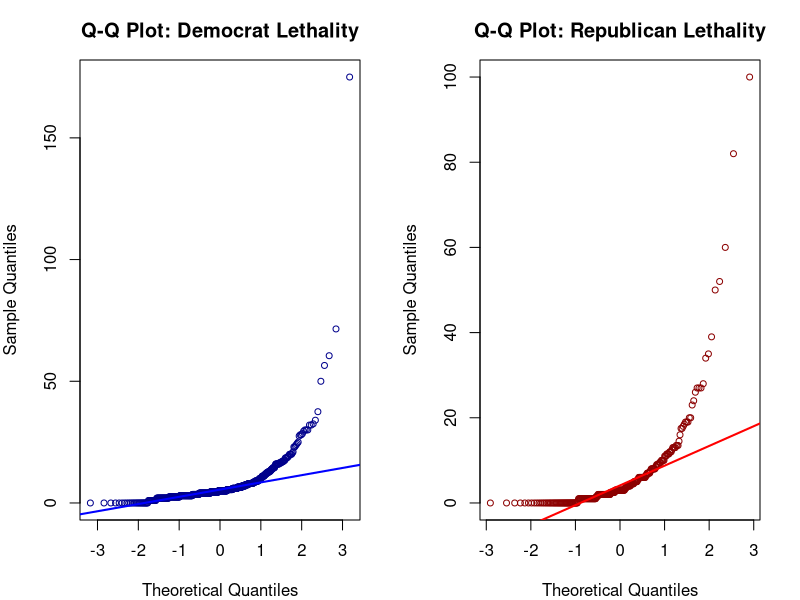
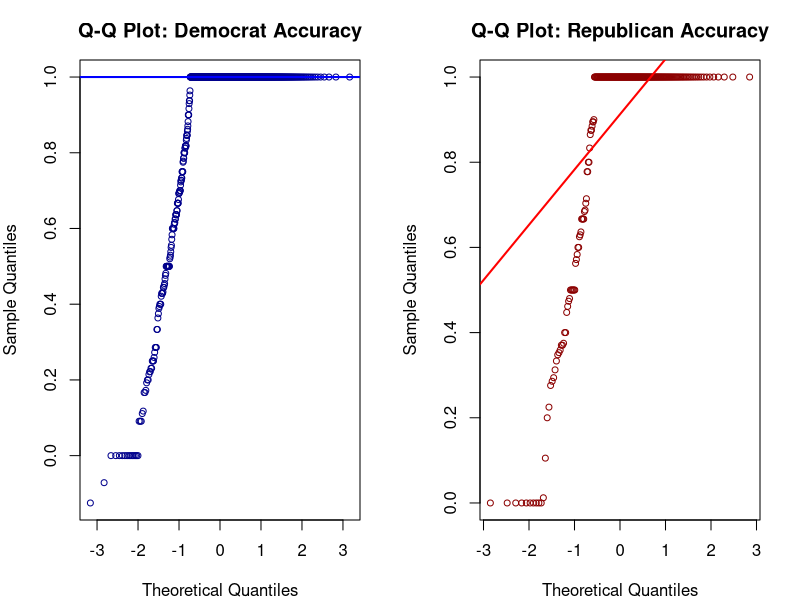
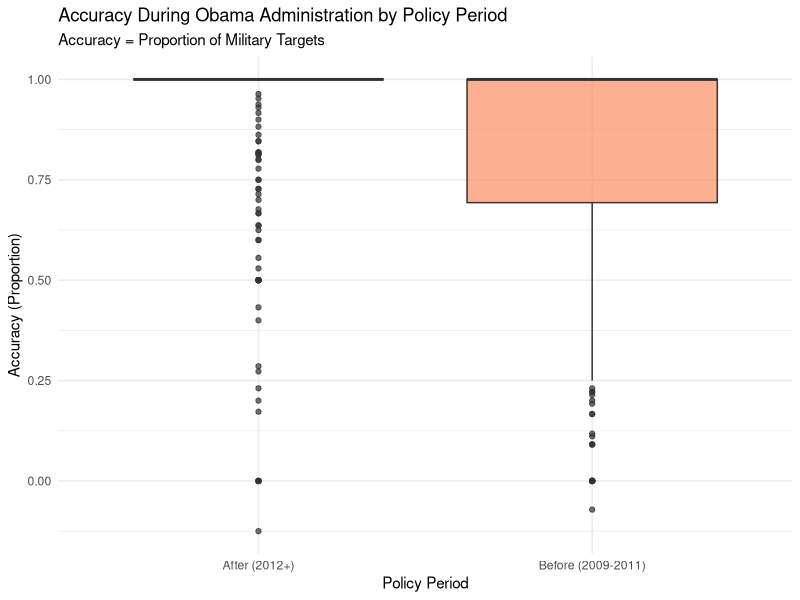

Write the R code that produced these figures, in order.
## ---- chunk 1
knitr::opts_chunk$set(echo = TRUE, warning = FALSE, message = FALSE, 
                      fig.width = 10, fig.height = 6, fig.align = 'center')
## ---- chunk 2
library(tidyverse)
library(ggplot2)
library(car)
library(nortest)
library(knitr)
library(kableExtra)
## ---- chunk 3
# Load and prepare data
df <- read_csv("df_combined.csv")

df <- df %>%
  mutate(
    accuracy = med_military_killed / med_people_killed,
    accuracy = ifelse(is.nan(accuracy) | is.infinite(accuracy), NA, accuracy),
    lethality = med_people_killed
  )
## ---- chunk 4
# Prepare data
lethality_data <- df %>%
  filter(!is.na(lethality), !is.na(presidential_party))

dem_lethality <- lethality_data %>% filter(presidential_party == "Democrat") %>% pull(lethality)
rep_lethality <- lethality_data %>% filter(presidential_party == "Republican") %>% pull(lethality)

# Create Q-Q plots
par(mfrow = c(1, 2), mar = c(4, 4, 3, 2))
qqnorm(dem_lethality, main = "Q-Q Plot: Democrat Lethality", 
       pch = 1, col = "darkblue", cex = 0.8)
qqline(dem_lethality, col = "blue", lwd = 2)

qqnorm(rep_lethality, main = "Q-Q Plot: Republican Lethality",
       pch = 1, col = "darkred", cex = 0.8)
qqline(rep_lethality, col = "red", lwd = 2)
par(mfrow = c(1, 1))
## ---- chunk 5
shapiro_dem <- shapiro.test(dem_lethality)
cat(sprintf("  Democrat Lethality: Shapiro-Wilk:     W = %.4f, p-value = %.2e\n", 
            shapiro_dem$statistic, shapiro_dem$p.value))

shapiro_rep <- shapiro.test(rep_lethality)
cat(sprintf("  Republican Lethality: Shapiro-Wilk:     W = %.4f, p-value = %.2e\n", 
            shapiro_rep$statistic, shapiro_rep$p.value))
## ---- chunk 6
levene_lethality <- leveneTest(lethality ~ presidential_party, data = lethality_data)
cat(sprintf("Levene's Test: F = %.4f, p-value = %.4f\n", 
            levene_lethality$`F value`[1], levene_lethality$`Pr(>F)`[1]))
## ---- chunk 7
mw_result <- wilcox.test(lethality ~ presidential_party, data = lethality_data)
print(mw_result)
## ---- chunk 8
desc_stats <- lethality_data %>%
  group_by(presidential_party) %>%
  summarise(
    n = n(),
    Mean = mean(lethality),
    Median = median(lethality),
    SD = sd(lethality),
    Min = min(lethality),
    Max = max(lethality)
  )

desc_stats %>%
  kable(digits = 2, caption = "Lethality Statistics by Presidential Party") %>%
  kable_styling(bootstrap_options = c("striped", "hover"), full_width = FALSE)
## ---- chunk 9
accuracy_data <- df %>%
  filter(!is.na(accuracy), !is.na(presidential_party), is.finite(accuracy))

dem_accuracy <- accuracy_data %>% filter(presidential_party == "Democrat") %>% pull(accuracy)
rep_accuracy <- accuracy_data %>% filter(presidential_party == "Republican") %>% pull(accuracy)
## ---- chunk 10
par(mfrow = c(1, 2), mar = c(4, 4, 3, 2))
qqnorm(dem_accuracy, main = "Q-Q Plot: Democrat Accuracy", 
       pch = 1, col = "darkblue", cex = 0.8)
qqline(dem_accuracy, col = "blue", lwd = 2)

qqnorm(rep_accuracy, main = "Q-Q Plot: Republican Accuracy",
       pch = 1, col = "darkred", cex = 0.8)
qqline(rep_accuracy, col = "red", lwd = 2)
par(mfrow = c(1, 1))
## ---- chunk 11
shapiro_dem_acc <- shapiro.test(dem_accuracy)
cat(sprintf("Democrat Accuracy: Shapiro-Wilk: W = %.4f, p-value = %.2e\n", 
            shapiro_dem_acc$statistic, shapiro_dem_acc$p.value))

shapiro_rep_acc <- shapiro.test(rep_accuracy)
cat(sprintf("Republican Accuracy: Shapiro-Wilk: W = %.4f, p-value = %.2e\n", 
            shapiro_rep_acc$statistic, shapiro_rep_acc$p.value))
## ---- chunk 12

levene_accuracy <- leveneTest(accuracy ~ presidential_party, data = accuracy_data)
cat(sprintf("\nLevene's Test: F = %.4f, p-value = %.4f\n", 
            levene_accuracy$`F value`[1], levene_accuracy$`Pr(>F)`[1]))
## ---- chunk 13
mw_result_acc <- wilcox.test(accuracy ~ presidential_party, data = accuracy_data)
print(mw_result_acc)
## ---- chunk 14
obama_data <- df %>%
  filter(presidential_party == "Democrat", year >= 2009, year <= 2016) %>%
  mutate(policy_period = ifelse(year < 2012, "Before (2009-2011)", "After (2012+)"))

before_policy <- obama_data %>% filter(year < 2012) %>% pull(lethality)
after_policy <- obama_data %>% filter(year >= 2012) %>% pull(lethality)
## ---- chunk 15
shapiro_before <- shapiro.test(before_policy)
shapiro_after <- shapiro.test(after_policy)
cat(sprintf("Before Policy (2009-2011): Shapiro-Wilk W = %.4f, p-value = %.2e\n", 
            shapiro_before$statistic, shapiro_before$p.value))
cat(sprintf("After Policy (2012+): Shapiro-Wilk W = %.4f, p-value = %.2e\n", 
            shapiro_after$statistic, shapiro_after$p.value))
## ---- chunk 16
levene_obama <- leveneTest(lethality ~ policy_period, data = obama_data)
cat(sprintf("Levene's Test: F = %.4f, p-value = %.4f\n", 
            levene_obama$`F value`[1], levene_obama$`Pr(>F)`[1]))
## ---- chunk 17
mw_result_obama <- wilcox.test(lethality ~ policy_period, data = obama_data)
print(mw_result_obama)
## ---- chunk 18
obama_data %>%
  group_by(policy_period) %>%
  summarise(
    n = n(),
    Mean = mean(lethality),
    Median = median(lethality),
    SD = sd(lethality)
  ) %>%
  kable(digits = 2, caption = "Lethality Before vs After Near Certainty Policy") %>%
  kable_styling(bootstrap_options = c("striped", "hover"), full_width = FALSE)
## ---- chunk 19
obama_accuracy_data <- df %>%
  filter(presidential_party == "Democrat", year >= 2009, year <= 2016,
         !is.na(accuracy), is.finite(accuracy)) %>%
  mutate(policy_period = ifelse(year < 2012, "Before (2009-2011)", "After (2012+)"))

before_policy_acc <- obama_accuracy_data %>% filter(year < 2012) %>% pull(accuracy)
after_policy_acc <- obama_accuracy_data %>% filter(year >= 2012) %>% pull(accuracy)
## ---- chunk 20
ggplot(obama_accuracy_data, aes(x = policy_period, y = accuracy, fill = policy_period)) +
  geom_boxplot(alpha = 0.7) +
  scale_fill_brewer(palette = "Set2") +
  labs(title = "Accuracy During Obama Administration by Policy Period",
       subtitle = "Accuracy = Proportion of Military Targets",
       x = "Policy Period",
       y = "Accuracy (Proportion)") +
  theme_minimal() +
  theme(legend.position = "none")
## ---- chunk 21
shapiro_before_acc <- shapiro.test(before_policy_acc)
shapiro_after_acc <- shapiro.test(after_policy_acc)
cat(sprintf("Before Policy (2009-2011): Shapiro-Wilk W = %.4f, p-value = %.2e\n", 
            shapiro_before_acc$statistic, shapiro_before_acc$p.value))
cat(sprintf("After Policy (2012+): Shapiro-Wilk W = %.4f, p-value = %.2e\n", 
            shapiro_after_acc$statistic, shapiro_after_acc$p.value))
## ---- chunk 22
levene_obama_acc <- leveneTest(accuracy ~ policy_period, data = obama_accuracy_data)
cat(sprintf("Levene's Test: F = %.4f, p-value = %.4f\n", 
            levene_obama_acc$`F value`[1], levene_obama_acc$`Pr(>F)`[1]))
## ---- chunk 23
mw_result_obama_acc <- wilcox.test(accuracy ~ policy_period, data = obama_accuracy_data)
print(mw_result_obama_acc)
## ---- chunk 24
obama_accuracy_data %>%
  group_by(policy_period) %>%
  summarise(
    n = n(),
    Mean = mean(accuracy),
    Median = median(accuracy),
    SD = sd(accuracy)
  ) %>%
  kable(digits = 3, caption = "Accuracy Before vs After Near Certainty Policy") %>%
  kable_styling(bootstrap_options = c("striped", "hover"), full_width = FALSE)
## ---- chunk 25
summary_df <- data.frame(
  Analysis = c(
    "Lethality (Presidential Party)",
    "Accuracy (Presidential Party)",
    "Obama Policy: Lethality",
    "Obama Policy: Accuracy"
  ),
  Test = c(
    "Wilcoxon-Mann-Whitney",
    "Wilcoxon-Mann-Whitney",
    "Wilcoxon-Mann-Whitney",
    "Wilcoxon-Mann-Whitney"
  ),
  P_Value = c(
    format.pval(mw_result$p.value, digits = 4),
    format.pval(mw_result_acc$p.value, digits = 4),
    format.pval(mw_result_obama$p.value, digits = 4),
    format.pval(mw_result_obama_acc$p.value, digits = 4)
  ),
  Significant = c(
    ifelse(mw_result$p.value < 0.05, "Yes", "No"),
    ifelse(mw_result_acc$p.value < 0.05, "Yes", "No"),
    ifelse(mw_result_obama$p.value < 0.05, "Yes", "No"),
    ifelse(mw_result_obama_acc$p.value < 0.05, "Yes", "No")
  )
)

summary_df %>%
  kable(caption = "Summary of Statistical Tests", format = "latex", booktabs = TRUE) %>%
  kable_styling(latex_options = c("scale_down", "HOLD_position"), full_width = FALSE) %>%
  row_spec(which(summary_df$Significant == "Yes"), bold = TRUE, background = "#D5E8D4")
